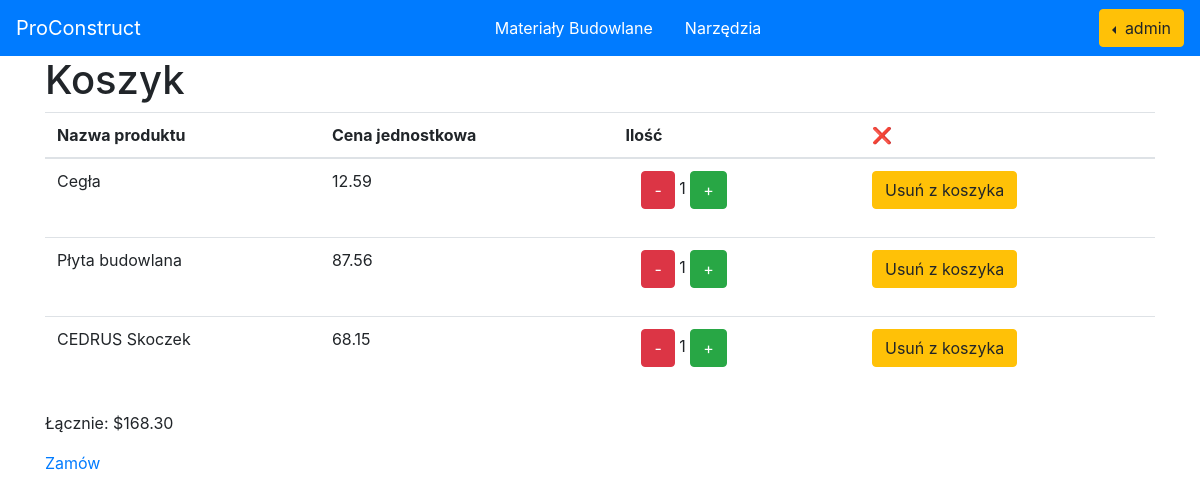
The page /cart/ (signed in) on the database its author committed.
### users/models.py (models this page shows, shortened)
class CustomUser(AbstractUser):
    email = models.EmailField(_('email address'), unique=True)
    USERNAME_FIELD = 'email'
    REQUIRED_FIELDS = ('username',)
    objects = CustomUserManager()

### base/models.py (models this page shows, shortened)
class CartItem(models.Model):
    cart = models.ForeignKey('Cart', on_delete=models.CASCADE, null=True, blank=True)
    product = models.ForeignKey(Product, on_delete=models.CASCADE, null=True, blank=True)
    equipment = models.ForeignKey(Equipment, on_delete=models.CASCADE, null=True, blank=True)
    product_quantity = models.PositiveIntegerField(default=1)
    equipment_quantity = models.PositiveIntegerField(default=1)

class Product(models.Model):
    name = models.CharField(max_length=100)
    description = models.TextField()
    price = models.DecimalField(max_digits=10, decimal_places=2)
    image = models.URLField()
    quantity = models.PositiveIntegerField(default=0)

class Equipment(models.Model):
    name = models.CharField(max_length=100)
    description = models.TextField()
    price = models.DecimalField(max_digits=10, decimal_places=2)
    image = models.URLField()
    quantity = models.PositiveIntegerField(default=0)

### base/views.py (the view)
# urls.py: path('cart/', views.view_cart, name='cart'),
@login_required()
def view_cart(request):
    cart_items, total_amount = calculate_total_amount(request)
    return render(request, 'base/cart.html', {'cart_items': cart_items, 'total_amount': total_amount})

### base/views.py (called while the page is built)
def calculate_total_amount(request):
    cart = request.user.cart
    cart_items = CartItem.objects.filter(cart=cart)
    product_total = cart_items.filter(product__isnull=False).aggregate(
        total=Sum(F('product__price') * F('product_quantity')))['total'] or 0
    equipment_total = cart_items.filter(equipment__isnull=False).aggregate(
        total=Sum(F('equipment__price') * F('equipment_quantity')))['total'] or 0
    return cart_items, round(product_total + equipment_total, 2)

### templates/base/cart.html (shortened to what this page needs)
{% include 'base/navbar.html' %}
{% load static %}
{% block content %}
<div class="container">
    <div class="cart-header">
        <h1>Koszyk</h1>
    </div>
        <table class="table">
            <thead>
                <tr>
                    <th scope="col">Nazwa produktu</th>
                    <th scope="col">Cena jednostkowa</th>
                    <th scope="col">Ilość</th>
                    <th scope="col">❌</th>
                </tr>
            </thead>
            <tbody>
             {% for item in cart_items %}
                <tr>
                {% if item.product %}
                    <td>{{ item.product.name }}</td>
                    <td>{{ item.product.price }}</td>
                    <td>
                    <button class="btn btn-danger" style="margin-left: 1rem;" onclick="updateQuantity('{{ item.id }}', 'decrement', 'product')">-</button>
                    <span id="product-quantity-{{ item.id }}">{{ item.product_quantity }}</span>
                    <button class="btn btn-success" style="margin-right: 1rem;" onclick="updateQuantity('{{ item.id }}', 'increment', 'product')">+</button>
                    </td>
                    <td>
                         <form action="{% if item.product.id %}{% url 'remove-product-from-cart' item.product.id %}{% endif %}" method="post">
                            <button class="btn btn-warning" type="submit">Usuń z koszyka</button>
                         </form>
                    </td>
                {%  elif item.equipment %}
                    <td>{{ item.equipment.name }}</td>
                    <td>{{ item.equipment.price }}</td>
                    <td>
                    <button class="btn btn-danger" style="margin-left: 1rem;" onclick="updateQuantity('{{ item.id }}', 'decrement', 'equipment')">-</button>
                    <span id="equipment-quantity-{{ item.id }}">{{ item.equipment_quantity }}</span>
                    <button class="btn btn-success" style="margin-right: 1rem;" onclick="updateQuantity('{{ item.id }}', 'increment', 'equipment')">+</button>
                    </td>
                    <td>
                         <form action="{% if item.equipment.id %}{% url 'remove-equipment-from-cart' item.equipment.id %}{% endif %}" method="post">
                            <button class="btn btn-warning" type="submit">Usuń z koszyka</button>
                         </form>
                    </td>
                {% endif %}
                </tr>
             {% endfor %}
            </tbody>
        </table>
    <div class="cart-total">
        <p>Łącznie: $<span id="total-amount">{{ total_amount }}</span></p>
    </div>
    <a class="checkout-button" href="{% url 'checkout' %}">Zamów</a>
</div>
{% endblock %}

### templates/base/navbar.html (shortened to what this page needs)
<link rel="stylesheet" href="https://cdn.jsdelivr.net/npm/bootstrap@4.4.1/dist/css/bootstrap.min.css">
<nav class="navbar navbar-dark sticky-top bg-primary">
    <a class="navbar-brand" href="/">ProConstruct</a>
    <ul class="nav justify-content">
        <li class="nav-item">
            <a class="nav-link" style="color: white; " href="{% url 'product-list' %}">Materiały Budowlane</a>
        </li>
        <li>
            <a class="nav-link" style="color: white;" href="{% url 'equipment-list' %}">Narzędzia</a>
        </li>
    </ul>
    {% if request.user.is_authenticated %}
        <div class="dropleft">
            <button class="btn btn-warning dropdown-toggle" type="button" id="dropdownMenuButton" data-toggle="dropdown" aria-haspopup="true" aria-expanded="false">
                {{ request.user.username }}
            </button>
        </div>
    {% endif %}
</nav>

### rows shown on the page
CustomUser: user.username "admin"
CartItem: product.name "Cegła", product.price "12.59", product_quantity "1"
CartItem: product.name "Płyta budowlana", product.price "87.56", product_quantity "1"
CartItem: equipment.name "CEDRUS Skoczek", equipment.price "68.15", equipment_quantity "1"

### other values the page prints
{{ total_amount }} "168.30"
